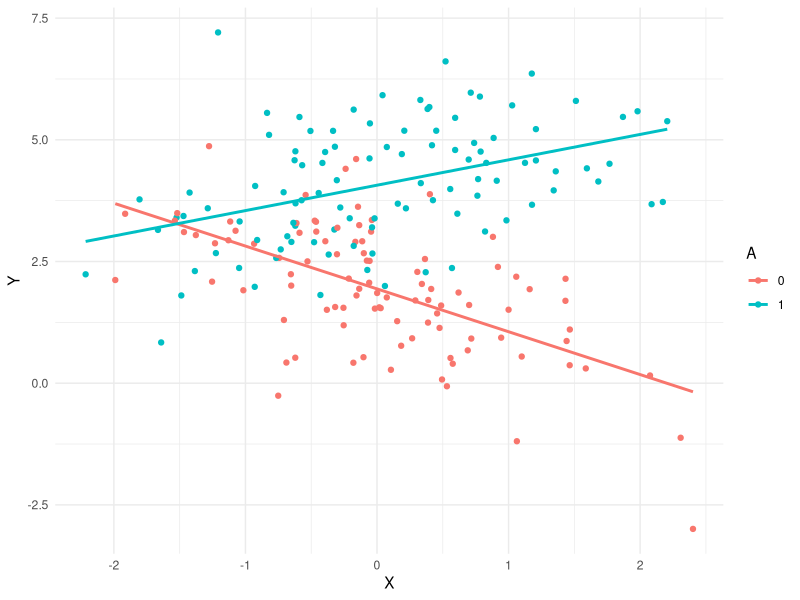
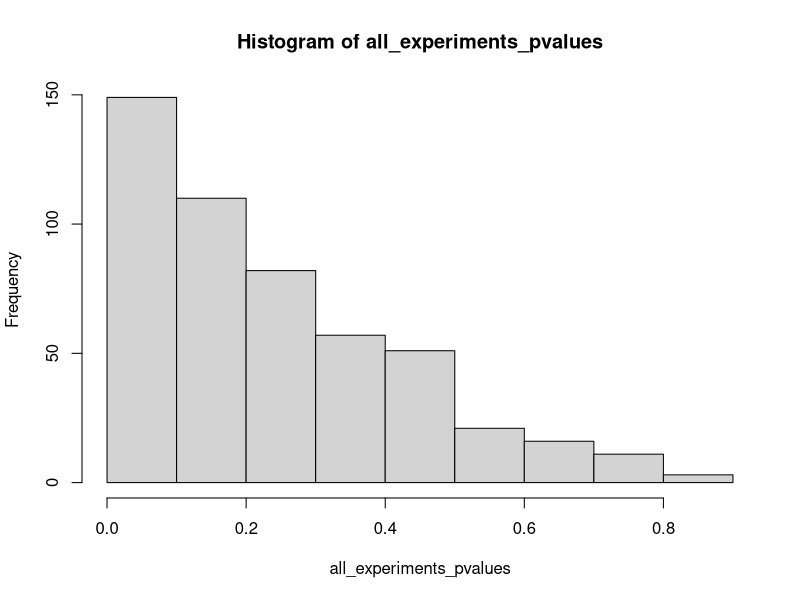
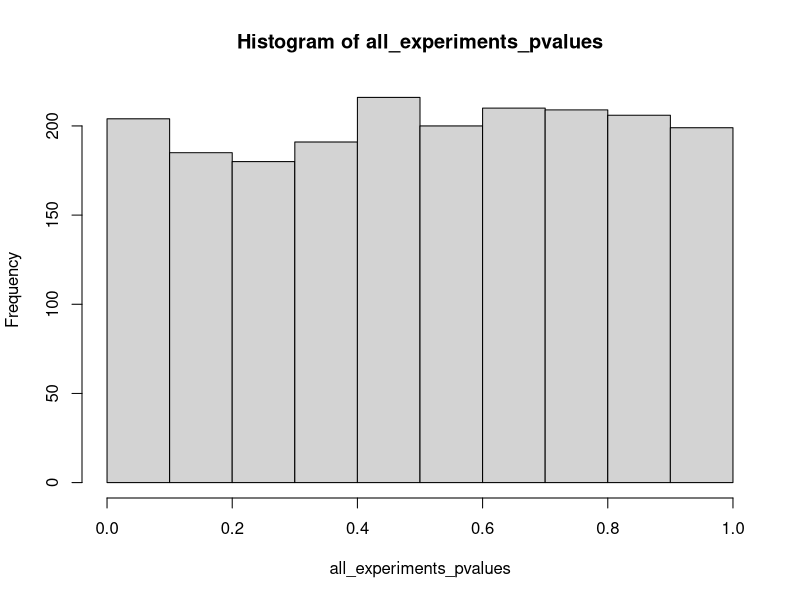

Here is the R script that generated these plots, in order:
## ---- chunk 1
knitr::opts_chunk$set(echo = TRUE)
library(tidyverse)
theme_set(theme_minimal())
candidate_number <- 1 # change this
set.seed(candidate_number)
## ---- chunk 2
generate_data <- function(beta0 = 0,
                          betaX = 0,
                          betaA = 0,
                          betaXA = 0,
                          n = 200,
                          proportion = 1/2) {
  X <- rnorm(n)
  A <- rbinom(n, 1, proportion)
  Y <- beta0 + betaX * X + betaA * A + betaXA * X * A + rnorm(n, sd = 1)
  data.frame(Y = Y, X = X, A = factor(A))
}
## ---- chunk 3
one_sample <- generate_data(beta0 = 2, betaX = -1, betaA = 2, betaXA = 1.5)
one_sample |> 
  ggplot(aes(X, Y, color = A)) + 
  geom_point() +
  geom_smooth(method = "lm", se = FALSE)
## ---- chunk 4
one_fit <- lm(Y ~ X + A + X * A, one_sample)
summary(one_fit)
## ---- chunk 5
summary(one_fit)$coefficients[,4]
## ---- chunk 6
# p-values for all the non-intercept variables
summary(one_fit)$coefficients[-1,4]
## ---- chunk 7
# p-value for second coeff
summary(one_fit)$coefficients[2,4]
## ---- chunk 8
# Every time this function is called, it:
# (1) generates new data
# (2) fits a model using the formula Y ~ X + A + X * A
# (3) returns the p-value for the second coefficient
one_experiment <- function(beta0 = 0, betaX = 0, betaA = 0,
                           betaXA = 0, n = 200, proportion = 1/2) {
  one_sample <- generate_data(beta0, betaX, betaA, betaXA, n, proportion)
  one_fit <- lm(Y ~ X + A + X * A, one_sample)
  p_values <- summary(one_fit)$coefficients[2,4]
  return(p_values)
}
## ---- chunk 9
one_experiment()
## ---- chunk 10
one_experiment(betaX = .3)
## ---- chunk 11
n_experiments <- 5
replicate(n_experiments, one_experiment())
## ---- chunk 12
rejection_level <- 0.05
n_experiments <- 500
# proportion of experiments where p-value
# is below rejection level
mean(replicate(n_experiments, one_experiment()) < rejection_level)
## ---- chunk 13
mean(replicate(n_experiments, one_experiment(betaX = .2)) < rejection_level)
## ---- chunk 14
one_phacked_experiment <- function(beta0 = 0, betaX = 0, betaA = 0,
                           betaXA = 0, n = 200, proportion = 1/2) {
  one_sample <- generate_data(beta0, betaX, betaA, betaXA, n, proportion)
  one_fit <- lm(Y ~ X + A + X * A, one_sample)
  min_pvalue <- min(summary(one_fit)$coefficients[-1,4])
  another_fit <- lm(Y ~ X, one_sample)
  another_pvalue <- summary(another_fit)$coefficients[2,4]
  p_values <- min(min_pvalue, another_pvalue)
  return(p_values)
}
## ---- chunk 15
rejection_level <- 0.05
n_experiments <- 500
# proportion of experiments where p-value
# is below rejection level
all_experiments_pvalues <- replicate(n_experiments, one_phacked_experiment())
mean(all_experiments_pvalues < rejection_level)
## ---- chunk 16
hist(all_experiments_pvalues)
## ---- chunk 17
one_preregistered_experiment <- function(beta0 = 0, betaX = 0, betaA = 0,
                           betaXA = 0, n = 200, proportion = 1/2) {
  one_sample <- generate_data(beta0, betaX, betaA, betaXA, n, proportion)
  one_fit <- lm(Y ~ X + A + X * A, one_sample)
  several_pvalues <- summary(one_fit)$coefficients[-1,4]
  another_fit <- lm(Y ~ X, one_sample)
  another_pvalue <- summary(another_fit)$coefficients[2,4]
  p_values <- c(several_pvalues, another_pvalue)
  return(p_values)
}
## ---- chunk 18
rejection_level <- 0.05
n_experiments <- 500
# proportion of experiments where p-value
# is below rejection level
all_experiments_pvalues <- replicate(n_experiments, one_preregistered_experiment())
mean(all_experiments_pvalues < rejection_level)
## ---- chunk 19
hist(all_experiments_pvalues)
## ---- chunk 20
# no changes necessary -- why?
## ---- chunk 21
generate_noncausal_data <- function(beta0 = 0,
                          betaY = 0,
                          betaA = 0,
                          betaYA = 0,
                          n = 200,
                          proportion = 1/2) {
  # Y -> X <- A
  Y <- rnorm(n)
  A <- rbinom(n, 1, proportion)
  X <- beta0 + betaY * Y + betaA * A + betaYA * Y * A + rnorm(n, sd = 1)
  data.frame(Y = Y, X = X, A = factor(A))
}
## ---- chunk 22
# Every time this function is called, it:
# (1) generates new noncausal data 
# (2) fits a model using the formula Y ~ X + A + X * A
# (3) returns the p-value for the second coefficient
one_noncausal_experiment <- function(beta0 = 0, betaY = 0, betaA = 0,
                           betaYA = 0, n = 200, proportion = 1/2) {
  one_sample <- generate_noncausal_data(beta0, betaY, betaA, betaYA, n, proportion)
  one_fit <- lm(Y ~ X + A + X * A, one_sample)
  p_values <- summary(one_fit)$coefficients[2,4]
  return(p_values)
}
## ---- chunk 23
rejection_level <- 0.05
n_experiments <- 500
# proportion of experiments where p-value
# is below rejection level
all_experiments_pvalues <- replicate(n_experiments, one_noncausal_experiment(betaY = .3, betaA = .5, betaYA = .1))
mean(all_experiments_pvalues < rejection_level)
## ---- chunk 24
n <- 200
beta0 <- 0
betaY <- .3
betaA <- .5
betaYA <- .1
Y <- rnorm(n)
A <- rbinom(n, 1, 1/2)
X <- beta0 + betaY * Y + betaA * A + betaYA * Y * A + rnorm(n, sd = 1)

Y_new <- rnorm(n)
A_new <- rbinom(n, 1, 1/2)
X_new <- X + 1

mean(Y) - mean(Y_new)
## ---- chunk 25
generate_noncausal_data_intervening_on_X <- function(beta0 = 0,
                          betaY = 0,
                          betaA = 0,
                          betaYA = 0,
                          n = 200,
                          proportion = 1/2) {
  # Before intervention
  # Y -> X <- A
  Y <- rnorm(n)
  A <- rbinom(n, 1, proportion)
  X <- beta0 + betaY * Y + betaA * A + betaYA * Y * A + rnorm(n, sd = 1)
  mu_before <- mean(Y)
  
  # After intervention
  # Y  X  A
  X <- X + 1
  # no more changes necessary
  # because no variables are generated from X
  mu_after <- mean(Y)
  return(mu_before - mu_after)
}
## ---- chunk 26
many_samples_intervened_on_X <- replicate(n_experiments, generate_noncausal_data_intervening_on_X(betaY = .3, betaA = .5, betaYA = .1))
mean(many_samples_intervened_on_X)
